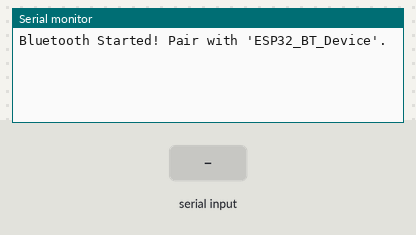
Bench run of a sketch on a simulated ESP32. On the bench: the last lines printed to the serial monitor. Inputs (shaded band) come from the test bench. Nothing arrives over Bluetooth unless stated.

Above: at 1.2 s.
1.3 s: "1" received over the second serial link
At 2.3 s:
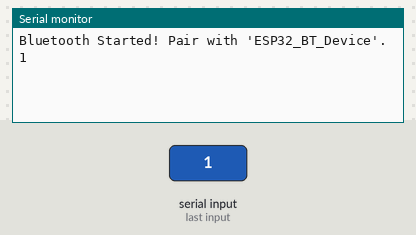
2.8 s: "0" received over the second serial link
At 3.5 s:
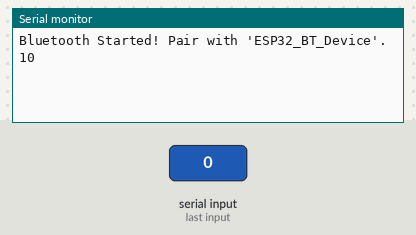

The sketch:

switchonbluetoothinesp32.ino
```cpp
#include "BluetoothSerial.h"

BluetoothSerial SerialBT;  // Declare the Bluetooth object

void setup() {
  Serial.begin(115200);
  SerialBT.begin("ESP32_BT_Device"); // Start Bluetooth with a device name
  Serial.println("Bluetooth Started! Pair with 'ESP32_BT_Device'.");
}

void loop() {
  // Forward data from Serial Monitor to Bluetooth
  if (Serial.available()) {
    SerialBT.write(Serial.read());
  }
  // Forward data from Bluetooth to Serial Monitor
  if (SerialBT.available()) {
    Serial.write(SerialBT.read());
  }
}
```

Measured:
- after the input at 1.3 s, the serial monitor: prints a new line at once (image 1)
- after the input at 2.8 s, the serial monitor: prints a new line at once (image 2)
